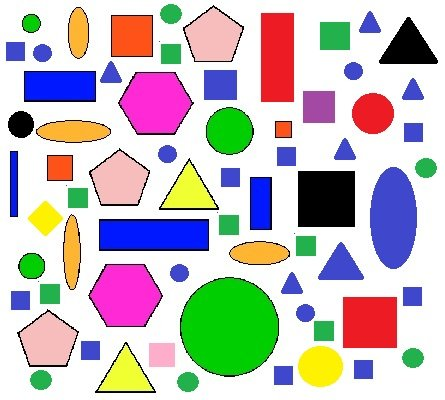
%> input picture Final/shape_color.jpg, 445 x 400 px
$ octave Tran.m   (GNU Octave 9; MATLAB toolbox functions it lacks are replaced by stand-ins)
%> lines starting %> are read from the running program, lines starting %| are printed output that depends on the picture; in (x1, y1, x2, y2) boxes, pixels count from 0 and x2, y2 are one past the last pixel; in counts of white or black regions, pixels touching at a corner belong together; the program's own positions count from 1
clear all; close all; clc;
rgb = imread('shape_color.jpg');
%> rgb is the input picture: size 400x445x3 uint8; mean R, G, B 196, 190.1, 190.4
%rgb=imread('shapes2b.jpg');
imshow(rgb), impixelinfo;
%chuyen sang gray scale
I=rgb2gray(rgb);
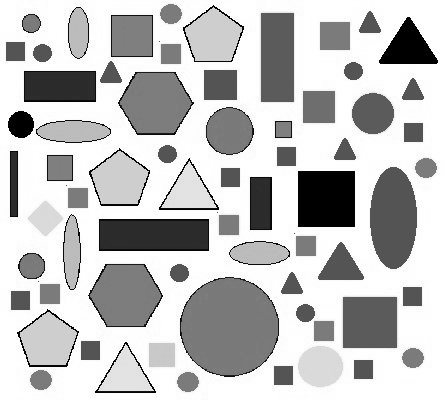
%> I: size 400x445 uint8; min 0, max 255, mean 191.9
%edge detection with Canny
bw=edge(I,'canny');
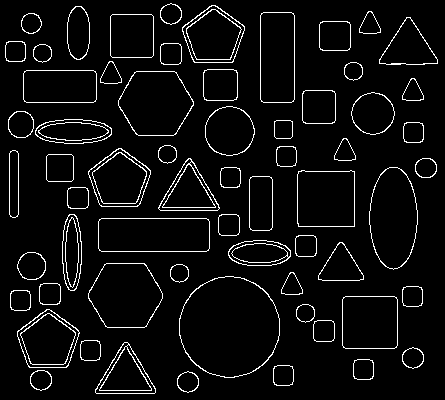
%> bw: size 400x445 logical; 5.3% white in thin lines or dots

%get rid of noise of less than 15 pixel
bw = bwareaopen(bw,10); %loc noise trong khoang cach 30 pixel

%fill any hole to complete a shape
bw = imfill(bw,'holes'); %fill hinh
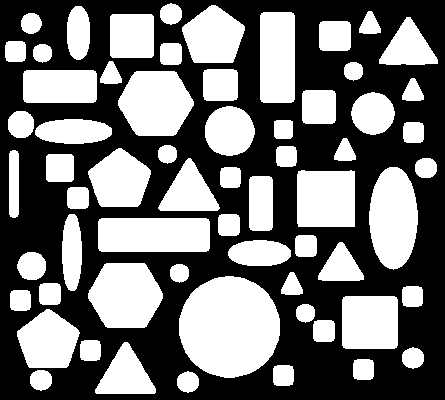
%> bw: size 400x445 logical; 44.6% white; 63 white regions, largest, box (x1, y1, x2, y2) and area: (179, 276, 280, 378) 8077, (369, 167, 418, 270) 3916, (118, 71, 194, 136) 3825

%dien tich do matlab
%lay centroid
s  = regionprops(bw, 'centroid');
%> s = 63 regions; first 5, Centroid: [16 52], [21.5 125], [14.5 184.5], [21 301], [32.3 266.6]

%lay area
dt  = regionprops(bw, 'area');
%> dt = 63 regions; largest, Area: 8077, 3916, 3825, 3816, 3788

%lay perimeter
cv = regionprops(bw, 'perimeter');
%> cv = 63 regions; first 5, Perimeter: 72.15, 83.11, 142.7, 72.15, 87.64
dim = size(s);
%> dim = [63 1]

%lay boundaries X,Y
boundaries = bwboundaries(bw);
%> boundaries = 63 boundaries; largest, box (x1, y1, x2, y2) and points: (179, 276, 280, 378) 287, (98, 218, 210, 252) 281, (260, 12, 295, 103) 241, (369, 167, 418, 270) 227, (297, 170, 355, 227) 223
for k=1:dim(1)
    b= boundaries{k};
    dim_boundary = size(b);

    %Calculate the khoang cach tu centroid to each point at the boundaries
    for i=1:dim_boundary(1)
        khoangcach{k}(1,i) = sqrt ((b(i,2) - s(k).Centroid(1))^2 + (b(i,1) - s(k).Centroid(2))^2 );
    end

    %detemine the max and min khoang cach
    a=max(khoangcach{k});
    b=min(khoangcach{k});

    %get the area from the prop command
    %this is the area based on the number of pixels in the shape
    c=dt(k).Area;
    d=cv(k).Perimeter;

    %dien tich
    %pi*R^2
    tron = round(pi*a^2);
    h = a *3.0/2;
    tamgiac = round(h^2/sqrt(3));
    chuvi_tamgiac = 3*(2/sqrt(3))*(3/2)*a;
    vuong = (2*b)^2;
    chuvi_vuong = 4*(2*b);
    b2chunhat = sqrt(a^2-b^2);
    chunhat = (2*b)*(2*b2chunhat);
    chuvi_chunhat = 2*(2*b + 2*b2chunhat);

     %CIRCLES
     if ((abs(c-tron)/c)<0.1)
           text(s(k).Centroid(1),s(k).Centroid(2),'circle')
            %fprintf('cirle')
            continue
     end

     %SQUARE
     canh_square=round(d/4);
     square=round(canh_square*canh_square);
     othercanh_square= 2*sqrt(a*a-b*b);
     if ((abs(square-c)/c < 0.15) && (abs(othercanh_square-canh_square)/othercanh_square <0.1))
         text(s(k).Centroid(1),s(k).Centroid(2),'square')
         continue
     end
     %RHOMBUS
     q = sqrt(a^2 - b^2);
     f = a^2/q;
     e = sqrt(f^2 - a^2);
     thoi_1 = 2*a*2*e;
     thoi_2 = b*d/2
     chuvi_1 = 4 * f;
     v=d/4;
     if ((abs(c-thoi_2)/c < 0.105) && (abs(d-chuvi_1)/d < 0.15) && (abs(d-chuvi_1)/d < 0.15) && (abs(v-f)/v < 0.13))
            text(s(k).Centroid(1),s(k).Centroid(2),'rhombus')
            continue
     end

     %%PENTAGON
     canh=round(d/5);
    canh2=round(2*sqrt(a^2-b^2));
    chuvi=canh*5;
    chuvi2=canh2*5;
    dientich=5*canh*b/2;
    dientich2=5*canh2*b/2;
     if (abs(dientich-c)/c<0.1 && abs(chuvi2-d)/d<0.15 && abs(chuvi-d)/d<0.1 && abs(dientich2-c)/c<0.1)
         text(s(k).Centroid(1),s(k).Centroid(2),'PENTAGON')
         continue
     end

     %HEXAGON
     lucgiac = (6.0/2)*(a^2)*sin(2*pi/6);
     chuvi_lucgiac = 6*2*sqrt(a^2-b^2);
     if ((abs(c-lucgiac)/c < 0.15))
          if ((abs(d - chuvi_lucgiac)/d) < 0.15)
            text(s(k).Centroid(1),s(k).Centroid(2),'hexagon')
            continue
         end
     end


     %SQUARE
     if ((abs(c-vuong)/c < 0.15))
        if ((abs(d - chuvi_vuong)/d) < 0.15)
            text(s(k).Centroid(1),s(k).Centroid(2),'square');
            fprintf('square');
            continue
        end
     end

     %RECTANGLE
     if ((abs(c-chunhat)/c < 0.1))
        if ((abs(d - chuvi_chunhat)/d) < 0.1)
            text(s(k).Centroid(1),s(k).Centroid(2),'rectangle');
            %fprintf('rectangle');
            continue
        end
     end

     %%tam giac
    canh_tamgiac=round(d/3);
    S_tamgiac= round(canh_tamgiac*(a+b)/2);
    pytago_tamgiac = sqrt(a*a-b*b)
    canh2_tamgiac = canh_tamgiac/2;
     if ((abs(S_tamgiac-c)/c <0.15) && (abs(pytago_tamgiac-canh2_tamgiac)/canh2_tamgiac < 0.15))
         text(s(k).Centroid(1),s(k).Centroid(2),'TRIANGLE')
         continue
     end

     %ELLIPSE
     elip = pi*a*b;
     chuvi_elip = 2*pi*sqrt((a^2+b^2)/2);
     if ((abs(c-elip)/c < 0.2))
          if ((abs(d - chuvi_elip)/d) < 0.2)
            text(s(k).Centroid(1),s(k).Centroid(2),'ellipse')
            continue
         end
     end
end
%> this loop made 63 passes
%> (dim_boundary, a, c, d, tron, h, tamgiac) on passes 1, 3, 4, 8, 12, 13, 16, 17, 19, 21, 22, 24: ([73 2], 12.76, 419, 72.15, 512, 19.14, 212), ([145 2], 33.53, 660, 142.7, 3533, 50.3, 1461), ([73 2], 12.77, 418, 72.15, 512, 19.15, 212), ([203 2], 38.75, 2422, 199.5, 4716, 58.12, 1950), ([77 2], 13.46, 463, 76.07, 569, 20.19, 235), ([101 2], 17.73, 772, 100.7, 988, 26.6, 409), ([77 2], 13.44, 464, 76.07, 567, 20.15, 234), ([73 2], 12.74, 415, 72.15, 510, 19.11, 211), ([207 2], 37.49, 3816, 222.1, 4415, 56.23, 1826), ([281 2], 57.12, 3788, 276, 10249, 85.68, 4238), ([67 2], 13.48, 336, 69.38, 571, 20.22, 236), ([206 2], 37.88, 3825, 222.4, 4509, 56.83, 1864)
%> (dim_boundary, a, c, d, tron, h, tamgiac) on passes 2, 5, 7, 9, 10, 25: ([78 2], 13.8, 584, 83.11, 599, 20.7, 247), ([82 2], 14.73, 652, 87.64, 682, 22.1, 282), ([60 2], 10.73, 349, 63.22, 362, 16.1, 150), ([61 2], 11.13, 371, 65.44, 389, 16.69, 161), ([55 2], 9.79, 291, 57.86, 301, 14.68, 124), ([55 2], 9.79, 291, 57.86, 301, 14.68, 124)
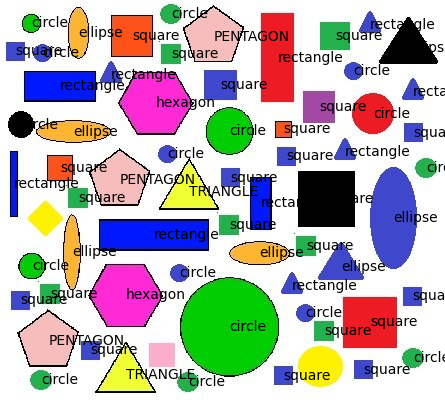
%> figure redrawn from the program's plot data


% [34 lines of commented-out code are left out]
